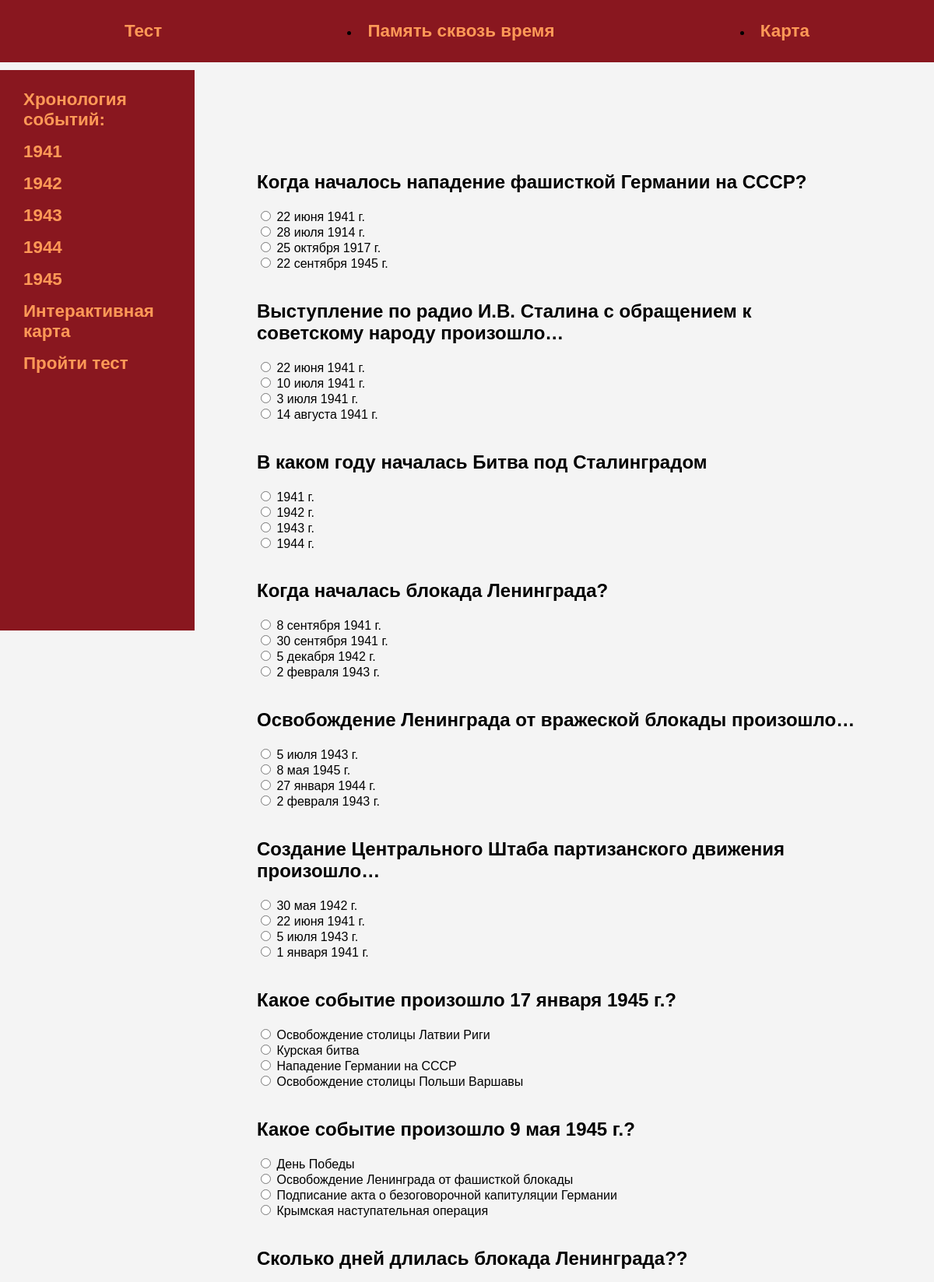
Page /test/ (upper part) on the committed database.
### main/models.py (models this page shows, shortened)
class Question(models.Model):
    test = models.ForeignKey(Test, on_delete=models.CASCADE, related_name='questions') # Связь с моделью теста
    text = models.CharField(max_length=500)

class Answer(models.Model):
    question = models.ForeignKey(Question, on_delete=models.CASCADE, related_name='answers')
    text = models.CharField(max_length=200)
    is_correct = models.BooleanField(default=False)

### main/views.py (the view)
# urls.py: path('test/', views.test_view, name='test_view'),
def test_view(request):
    test = get_object_or_404(Question, pk=1)
    questions = Question.objects.all()
    if request.method == 'POST':
        score = 0
        for question in questions:
            try:
                selected_answer_id = request.POST.get(f'question_{question.id}')  # Получаем ID выбранного ответа
                if selected_answer_id:  # Проверяем, что ответ выбран
                    answer = Answer.objects.get(pk=selected_answer_id)
                    if answer.is_correct:
                        score += 1
            except ObjectDoesNotExist:
                pass  # Или log.error(), если нужна запись в лог
        context = {'test': test, 'score': score, 'total_questions': len(questions)}
        return render(request, 'main/results.html', context)
    else:
        forms = {}
        for question in questions:
            forms[question.id] = AnswerForm(question=question)
        context = {'test': test, 'questions': questions, 'forms': forms}
        return render(request, 'main/test.html', context)

### main/templates/main/test.html (shortened to what this page needs)
{% extends "main/base4.html" %}
{% block content %}
{% load static %}
<link rel="stylesheet" href="{% static 'main/timeline.css' %}">
    <form method="post">
        {% for question in questions %}
            <h2>{{ question.text }}</h2>
            {% for answer in question.answers.all %}
                <div class="radio-input">
                    <input type="radio" name="question_{{question.id}}" id="answer_{{ answer.id }}" value="{{ answer.id }}">
                    <label for="answer_{{ answer.id }}">{{ answer.text }}</label><br>
                </div>
            {% endfor %}
            <br>
        {% endfor %}
    </form>
{% endblock %}

### main/static/main/timeline.css (style rules this page uses)
body { font-family: Arial, sans-serif; margin: 0; padding: 0; background-color: #f4f4f4; }
html { scroll-behavior: smooth; }

### rows in the picture
Question: text "Когда началось нападение фашисткой Германии на СССР?"
Answer: text "22 июня 1941 г."
Answer: text "28 июля 1914 г."
Answer: text "25 октября 1917 г."
Answer: text "22 сентября 1945 г."
Question: text "Выступление по радио И.В. Сталина с обращением к советскому народу произошло…"
Answer: text "22 июня 1941 г."
Answer: text "10 июля 1941 г."
Answer: text "3 июля 1941 г."
Answer: text "14 августа 1941 г."
Question: text "В каком году началась Битва под Сталинградом"
Answer: text "1941 г."
Answer: text "1942 г."
Answer: text "1943 г."
Answer: text "1944 г."
Question: text "Когда началась блокада Ленинграда?"
Answer: text "8 сентября 1941 г."
Answer: text "30 сентября 1941 г."
Answer: text "5 декабря 1942 г."
Answer: text "2 февраля 1943 г."
Question: text "Освобождение Ленинграда от вражеской блокады произошло…"
Answer: text "5 июля 1943 г."
Answer: text "8 мая 1945 г."
Answer: text "27 января 1944 г."
Answer: text "2 февраля 1943 г."
Question: text "Создание Центрального Штаба партизанского движения произошло…"
Answer: text "30 мая 1942 г."
Answer: text "22 июня 1941 г."
Answer: text "5 июля 1943 г."
Answer: text "1 января 1941 г."
Question: text "Какое событие произошло 17 января 1945 г.?"
Answer: text "Освобождение столицы Латвии Риги"
Answer: text "Курская битва"
Answer: text "Нападение Германии на СССР"
Answer: text "Освобождение столицы Польши Варшавы"
Question: text "Какое событие произошло 9 мая 1945 г.?"
Answer: text "День Победы"
Answer: text "Освобождение Ленинграда от фашисткой блокады"
Answer: text "Подписание акта о безоговорочной капитуляции Германии"
Answer: text "Крымская наступательная операция"
Question: text "Сколько дней длилась блокада Ленинграда??"
